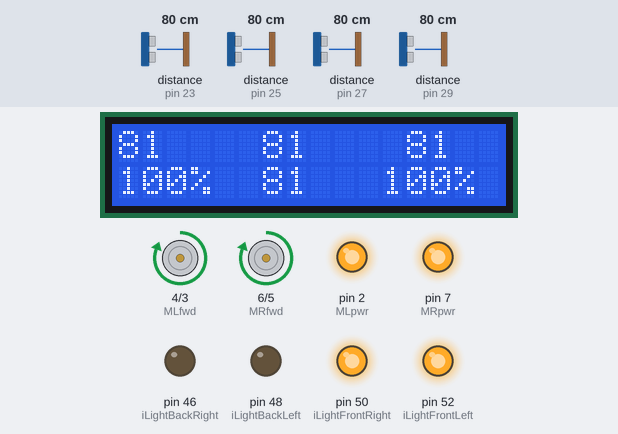
This program was run on a simulated Arduino Mega 2560, built with avr-gcc and run on an emulated ATmega2560. Shown: 16×2 character LCD, motor-driver pin pairs drawn as motors (green arrow = first pin HIGH = forward, orange = second pin HIGH = backward, longer = more drive), output pins drawn as LEDs (lit = HIGH). Dashed ring = blinking. The inputs (shaded band) are chosen by the test bench; at power-on: distance to the obstacle (sensors on pin 23, pin 25, pin 27, pin 29) 80 cm. The echo pulse lasts 58.3 µs per cm; what the program prints to the serial monitor is not drawn.

Above: at 5.7 s.
5.8 s: distance to the obstacle (sensor on pin 23) set to 72 cm
At 6.6 s:
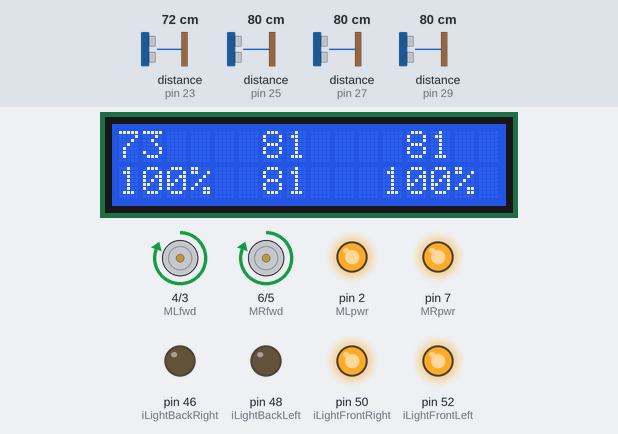
7.7 s: distance to the obstacle (sensor on pin 23) set to 66 cm
At 8.37 s:
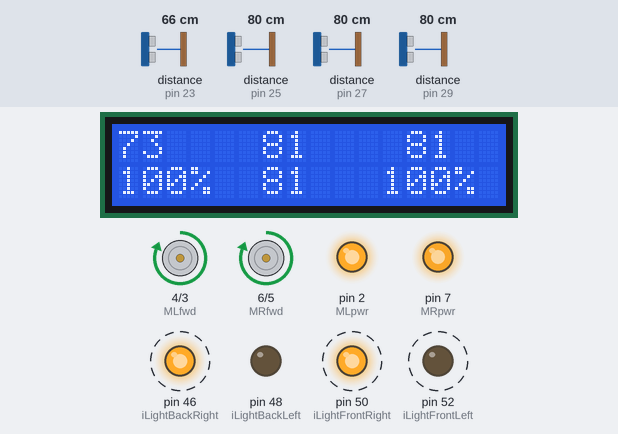
10.0 s: distance to the obstacle (sensor on pin 25) set to 74 cm
At 12.26 s:
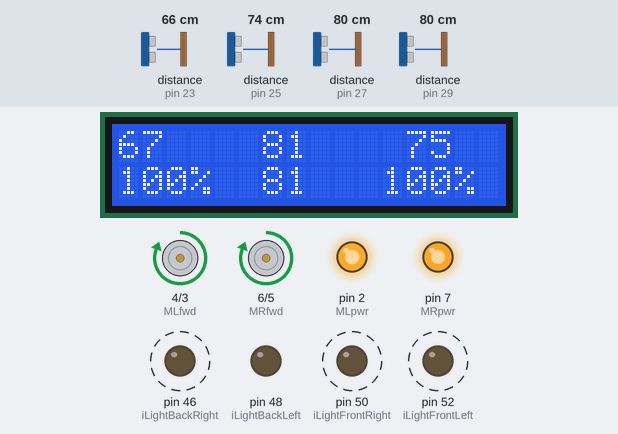
12.3 s: distance to the obstacle (sensor on pin 25) set to 66 cm
At 13.3 s:
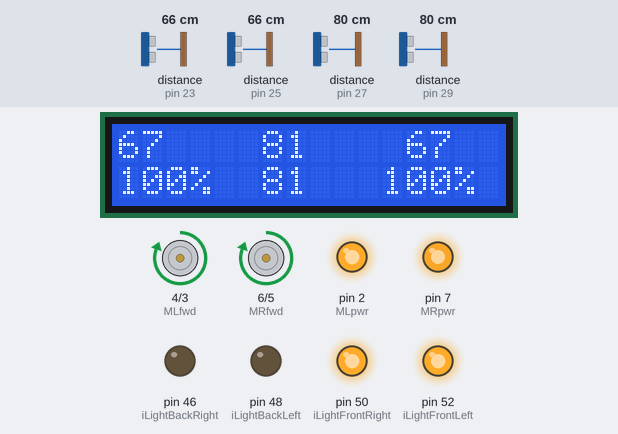
13.9 s: distance to the obstacle (sensor on pin 27) set to 45 cm
At 15.2 s:
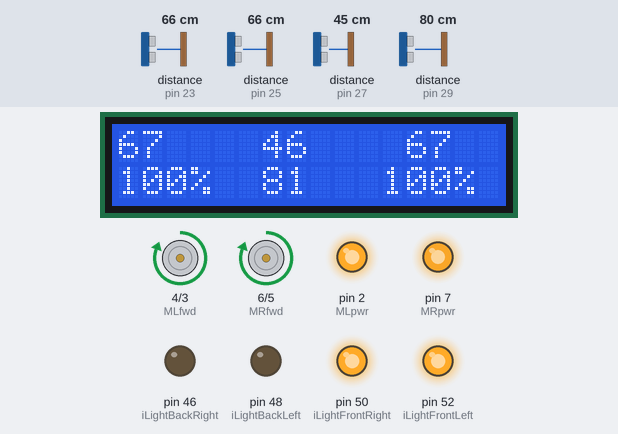
15.5 s: distance to the obstacle (sensor on pin 27) set to 35 cm
At 15.9 s:
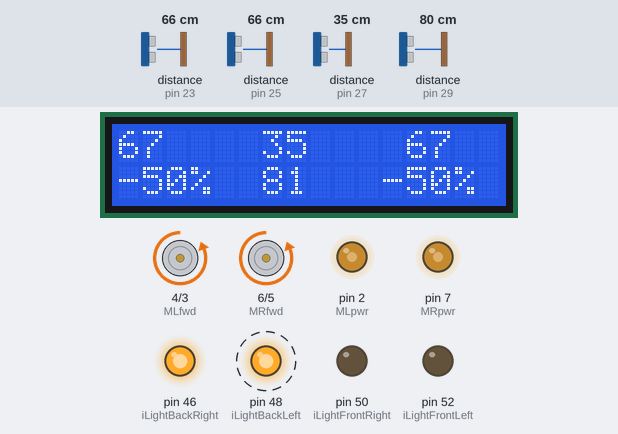
Timing chart, 0 to 19.0 s (numbered marks = the images above; inputs shaded):
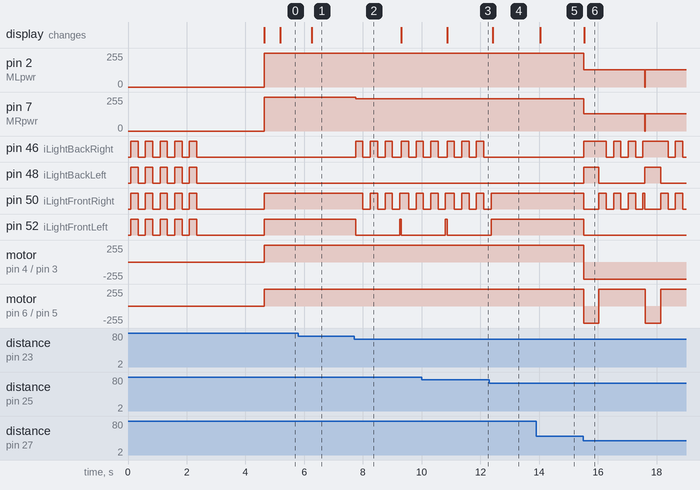

The program:

main.cpp
```cpp
#include <Arduino.h>
#include <Wire.h> //I2C
#include <NewPing.h> //Ultrasonic Sensors
#include <LiquidCrystal_I2C.h> //LCD

/*#################################################################################################
####   Constants   ################################################################################
#################################################################################################*/
//general
const bool bLogging = 1; //Enable/Disable Logging to Serial
const long iSerial = 74880;
const int iLCDupdate=500; //How often should the LCD be refreshed
// Navigation limits
const int iCollision=40;
const int iObstacle=70;
//Motors
const int MLpwr = 2;
const int MLfwd = 4;
const int MLrev = 3;
const int MRpwr = 7;
const int MRfwd = 6;
const int MRrev = 5;
//Lights
const int iLightFrontLeft = 52;
const int iLightFrontRight = 50;
const int iLightBackLeft = 48;
const int iLightBackRight = 46;
//Sonics
const int iSonic = 4; //number of sensors
const int trigPinL = 23;
const int echoPinL = 23;
const int trigPinR = 25;
const int echoPinR = 25;
const int trigPinF = 27;
const int echoPinF = 27;
const int trigPinB = 29;
const int echoPinB = 29;

/*##################################################################################################
####   VARIABLES   ################################################################################
#################################################################################################*/
////Variables
//general
long cmdDuration = 0;
unsigned long cmdStarted = 0;
unsigned long lastLCDupdate=0;
//xxx char* cmdList[5] = {"", "", "", "", ""};
//xxx int cmdDurations[5] = {0, 0, 0, 0, 0};
//xxx int cmdNumber = 0;
//Sonics
int distL = 0;
int distR = 0;
int distF = 0;
int distB = 0;
NewPing sonar[iSonic] = {
    NewPing(trigPinL, echoPinL),
    NewPing(trigPinR, echoPinR),
    NewPing(trigPinF, echoPinF),
    NewPing(trigPinB, echoPinB)
};
//Display
LiquidCrystal_I2C lcd(0x27,16,2);
// Motors
int iSpeedL=0;
int iSpeedR=0;
/*#################################################################################################
####   Functions   ################################################################################
#################################################################################################*/
// Helper Functions ###############################################################################
void logger(char* info) {
  if (bLogging==1) {
    Serial.print(info);
  }
}
void loggerln(char* info) {
  if (bLogging==1) {
    Serial.println(info);
  }
}
void i2cScanner() {
  byte error, address;
  int nDevices;

  Serial.println("\nI2C Scanner");
  Serial.println("Scanning...");

  nDevices = 0;
  for(address = 1; address < 127; address++ )
  {
    // The i2c_scanner uses the return value of
    // the Write.endTransmisstion to see if
    // a device did acknowledge to the address.
    Wire.beginTransmission(address);
    error = Wire.endTransmission();

    if (error == 0)
    {
      Serial.print("I2C device found at address 0x");
      if (address<16)
        Serial.print("0");
      Serial.print(address,HEX);
      Serial.println("  !");

      nDevices++;
    }
    else if (error==4)
    {
      Serial.print("Unknow error at address 0x");
      if (address<16)
        Serial.print("0");
      Serial.println(address,HEX);
    }
  }
  if (nDevices == 0)
    Serial.println("No I2C devices found\n");
  else
    Serial.println("done\n");
 }
//xxx void newTask(char* cmd, int duration) {
//xxx   if (cmdNumber < 5) {
//xxx     cmdList[cmdNumber] = cmd;
//xxx     cmdDurations[cmdNumber] = duration;
//xxx     cmdNumber++;
//xxx   }
//xxx   else {
//xxx     //error
//xxx     Serial.println("Command cannot be added - cmd memory full");
//xxx   }
//xxx }
//xxx void finishTask() {
//xxx   for (int i; i<4; i++) {
//xxx     cmdList[i] = cmdList[i+1];
//xxx     cmdDurations[i] = cmdDurations[i+1];
//xxx   }
//xxx   cmdList[5]="";
//xxx   cmdDurations[4]=0;
//xxx }
// Light Functions ################################################################################
void Light(bool FL, bool FR, bool BL, bool BR) {
  digitalWrite(iLightFrontLeft, FL);
  digitalWrite(iLightFrontRight, FR);
  digitalWrite(iLightBackLeft, BL);
  digitalWrite(iLightBackRight, BR);
}
void Blink(bool FL, bool FR, bool BL, bool BR, int times) {
  for (int i=0; i<times; i++) {
    digitalWrite(iLightFrontLeft, FL);
    digitalWrite(iLightFrontRight, FR);
    digitalWrite(iLightBackLeft, BL);
    digitalWrite(iLightBackRight, BR);
    delay(250);
    digitalWrite(iLightFrontLeft, LOW);
    digitalWrite(iLightFrontRight, LOW);
    digitalWrite(iLightBackLeft, LOW);
    digitalWrite(iLightBackRight, LOW);
    delay(250);
  }
}
void readDist() {
  distL=sonar[0].ping_cm();
  distR=sonar[1].ping_cm();
  distF=sonar[2].ping_cm();
  distB=sonar[3].ping_cm();
  if (distL == 0) {
    distL = 10000;
  }
  if (distR == 0) {
    distR = 10000;
  }
  if (distF == 0) {
    distF = 10000;
  }
  if (distB == 0) {
    distB = 10000;
  }
}

// Display Functions #############################################################################
void printWelcome() {
  lcd.setCursor(0, 0);
  // Print a message to the LCD.
  lcd.backlight();
  lcd.print("Robot ready for");
  lcd.setCursor(0,1);
  lcd.print(" some ACTION!!!");
}
void printMeasures() {
  lcd.clear();
  lcd.setCursor(0, 0);
  // Print a message to the LCD.
  lcd.backlight();
  lcd.print(distL);
  lcd.setCursor(6, 0);
  lcd.print(distF);
  lcd.setCursor(12, 0);
  lcd.print(distR);
  lcd.setCursor(0, 1);
  lcd.print(iSpeedL);
  lcd.print("%");
  lcd.setCursor(6,1);
  lcd.print(distB);
  lcd.setCursor(11, 1);
  lcd.print(iSpeedL);
  lcd.print("%");
}

// Motor Functions ################################################################################
void dStop() {
  Light(0, 0, 1, 1);
  Serial.println("Stopping");
  digitalWrite(MLpwr, LOW);
  digitalWrite(MRpwr, LOW);
  iSpeedL=0;
  iSpeedR=0;
}
void dFWD(int speed) {
  Light(1, 1, 0, 0);
  Serial.print("Forward ");
  Serial.println(speed);
  digitalWrite(MLfwd, HIGH);
  digitalWrite(MLrev, LOW);
  digitalWrite(MRfwd, HIGH);
  digitalWrite(MRrev, LOW);
  analogWrite(MLpwr, speed);
  analogWrite(MRpwr, speed);
  iSpeedL=speed*100/255;
  iSpeedR=speed*100/255;
}
void dREV(int speed) {
  Light(0, 0, 1, 1);
  Serial.print("Reverse ");
  Serial.println(speed);
  digitalWrite(MLfwd, LOW);
  digitalWrite(MLrev, HIGH);
  digitalWrite(MRfwd, LOW);
  digitalWrite(MRrev, HIGH);
  analogWrite(MLpwr, speed);
  analogWrite(MRpwr, speed);
  iSpeedL=speed*(-100)/255;
  iSpeedR=speed*(-100)/255;
}
void dLEFT(int speed, int perc) {
  Serial.print("Left ");
  Serial.print(speed);
  Serial.print(" ");
  Serial.println(perc);
  digitalWrite(MLfwd, HIGH);
  digitalWrite(MLrev, LOW);
  digitalWrite(MRfwd, HIGH);
  digitalWrite(MRrev, LOW);
  analogWrite(MLpwr, speed * perc / 100);
  analogWrite(MRpwr, speed);
  iSpeedL=speed*perc/255;
  iSpeedR=speed*100/255;
  Light(0, 0, 0, 0);
  Blink(1, 0, 1, 0, 3);
  Light(1, 1, 0, 0);
}
void dRIGHT(int speed, int perc) {
  Serial.print("Right ");
  Serial.print(speed);
  Serial.print(" ");
  Serial.println(perc);
  digitalWrite(MLfwd, HIGH);
  digitalWrite(MLrev, LOW);
  digitalWrite(MRfwd, HIGH);
  digitalWrite(MRrev, LOW);
  analogWrite(MLpwr, speed);
  analogWrite(MRpwr, speed * perc / 100);
  iSpeedL=speed*100/255;
  iSpeedR=speed*perc/255;
  Light(0, 0, 0, 0);
  Blink(0, 1, 0, 1, 3);
  Light(1, 1, 0, 0);
}
void dTURN(char dir, int speed) {
  if (dir=='L') {
    Serial.println("Turn left");
    digitalWrite(MLfwd, HIGH);
    digitalWrite(MLrev, LOW);
    digitalWrite(MRfwd, LOW);
    digitalWrite(MRrev, HIGH);
    analogWrite(MLpwr, speed);
    analogWrite(MRpwr, speed);
    iSpeedL=speed*100/255;
    iSpeedR=speed*(-100)/255;
    Blink(1, 0, 1, 0, 3);
    Light(1, 0, 1, 0);
  }
  else if (dir=='R') {
    Serial.println("Turn right");
    digitalWrite(MLfwd, LOW);
    digitalWrite(MLrev, HIGH);
    digitalWrite(MRfwd, HIGH);
    digitalWrite(MRrev, LOW);
    analogWrite(MLpwr, speed);
    analogWrite(MRpwr, speed);
    iSpeedL=speed*(-100)/255;
    iSpeedR=speed*100/255;
    Blink(0, 1, 0, 1, 3);
    Light(0, 1, 0, 1);
  }
  else {
    Serial.println("Wrong turn command");
  }
}

// Main Functions #################################################################################
void setup() {
  Serial.begin(iSerial);
  //while (!Serial);
  //Display Setup
  Wire.begin();
  //i2cScanner();
  lcd.init();
  printWelcome();
  //Motor Setup
  pinMode(MLpwr,OUTPUT);
  pinMode(MLfwd,OUTPUT);
  pinMode(MLrev,OUTPUT);
  pinMode(MRpwr,OUTPUT);
  pinMode(MRfwd,OUTPUT);
  pinMode(MRrev,OUTPUT);
  dStop();
  //Light Setup
  pinMode(iLightFrontLeft, OUTPUT);
  pinMode(iLightFrontRight, OUTPUT);
  pinMode(iLightBackLeft, OUTPUT);
  pinMode(iLightBackRight, OUTPUT);
  Blink(1, 1, 1, 1, 5);

  //Setup Completed
  delay(2000);
}

void loop() {
  readDist();
  Serial.print("Left: ");
  Serial.print(distL);
  Serial.print("cm");
  Serial.print(" Right: ");
  Serial.print(distR);
  Serial.print("cm");
  Serial.print(" Front: ");
  Serial.print(distF);
  Serial.print("cm");
  Serial.print(" Back: ");
  Serial.print(distB);
  Serial.println("cm");
  //Update LCD Display each update intervall
  if (lastLCDupdate + iLCDupdate < millis()) {
      printMeasures();
      lastLCDupdate=millis();
  }

  /*
  dFWD: distF > iCollision && distL > iObstacle && distR > iObstacle
  dLEFT: distF > iCollision && distL > iObstacle && distR < iObstacle
  dRIGHT: distF > iCollision && distL < iObstacle && distR > iObstacle
  dTURN L: (distF < iCollision || distL < iCollision || distR < iCollision) && distL > distR
  dTURN R: (distF < iCollision || distL < iCollision || distR < iCollision) && distL <= distR
  */

  //If last command has no duration => drive
  if (!cmdDuration) {
    //if No Obstacle in Front => dFWD
    if (distF > iCollision && distL > iCollision && distR > iCollision) {
      if (distL > iObstacle && distR > iObstacle) {
        dFWD(255);
        cmdDuration=0;
        cmdStarted=millis();
      }
      else if (distL > iObstacle && distR < iObstacle) {
        dLEFT(255, distR*100/iObstacle);
        cmdDuration=0;
        cmdStarted=millis();
      }
      else if (distL < iObstacle && distR > iObstacle) {
        dRIGHT(255, distL*100/iObstacle);
        cmdDuration=0;
        cmdStarted=millis();
      }
    }
    else {
      //if distance left > Right => turn left
      dStop();
      if (distL > distR) {
        dREV(128);
        printMeasures();
        delay(500);
        dTURN('L', 128);
        cmdDuration=1500;
      }
      else {
        dREV(128);
        printMeasures();
        delay(500);
        dTURN('R', 128);
        cmdDuration=1500;
      }
    }
  }
  // if the last command has a duration wait until its done
  else {
    //when duration is reached => clear variables
    if (cmdStarted + cmdDuration < millis())
    {
      cmdDuration = 0;
      cmdStarted = millis();
      dStop();
    }
  }
  delay(10);
}
```

Measured:
- the behaviour switches between 69 and 68 cm on distance to the obstacle (sensor on pin 23) (found by bisection; images 1 and 2)
- the behaviour switches between 70 and 69 cm on distance to the obstacle (sensor on pin 25) (found by bisection; images 3 and 4)
- the behaviour switches between 41 and 40 cm on distance to the obstacle (sensor on pin 27) (found by bisection; images 5 and 6)
- after the input at 5.8 s, the display: changes after 0.46 s (image 1)
- after the input at 7.7 s, pin 7 (MRpwr): 255/255 → 242/255 after 0.05 s; pin 46 (iLightBackRight): alternates HIGH for 0.25 s and LOW for 0.25 s, starting after 0.05 s; pin 50 (iLightFrontRight): alternates HIGH for 0.25 s and LOW for 0.25 s, starting after 0.30 s; pin 52 (iLightFrontLeft): HIGH → LOW after 0.05 s, → HIGH 1.5 s later, → LOW 0.06 s later
- after the input at 10.0 s, the display: changes after 0.86 s (image 3)
- after the input at 12.3 s, pin 46 (iLightBackRight): stops changing and stays LOW; pin 50 (iLightFrontRight), pin 52 (iLightFrontLeft): goes on until 12.4 s, then stays HIGH; the display: changes after 0.12 s (image 4)
- after the input at 13.9 s, the display: changes after 0.14 s (image 5)
- after the input at 15.5 s, pin 2 (MLpwr): 255/255 → 128/255 at once; pin 7 (MRpwr): 242/255 → 128/255 at once
